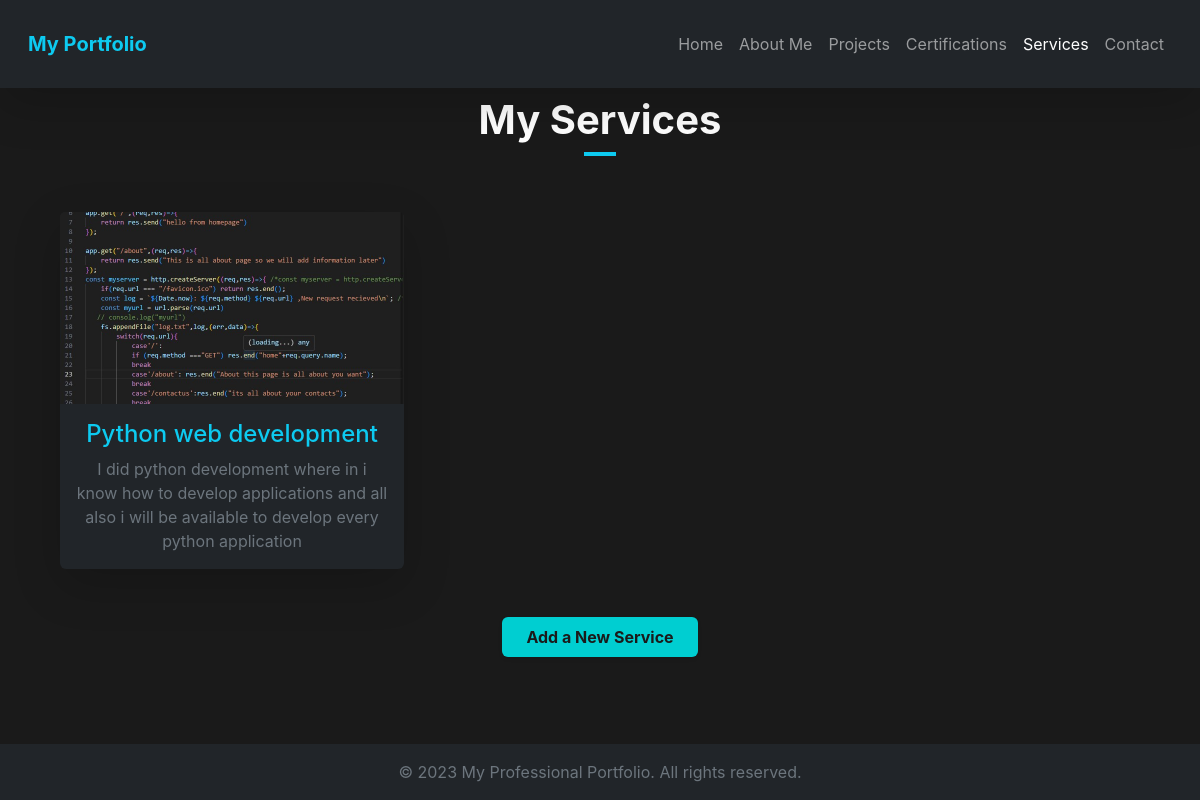
Page /services/ on the committed database.
### portapp/models.py (models this page shows, shortened)
class Service(models.Model):
    title = models.CharField(max_length=200)
    description = models.TextField()
    image = models.ImageField(upload_to='services/', blank=True, null=True)

### portapp/views.py (the view)
# urls.py: path('services/', views.services, name='services'),
def services(request):
    if request.method == 'POST':
        form = ServiceForm(request.POST, request.FILES)
        if form.is_valid():
            form.save()
            return redirect('services')
    else:
        form = ServiceForm()
    services_list = Service.objects.all()
    return render(request, 'portapp/services.html', {'services': services_list, 'form': form})

### portapp/templates/portapp/services.html (shortened to what this page needs)
{% load static %}
<!DOCTYPE html>
<html lang="en">
<head>
    <link href="https://cdn.jsdelivr.net/npm/bootstrap@5.3.2/dist/css/bootstrap.min.css" rel="stylesheet"
        xintegrity="sha384-T3c6CoIi6uLrA9TneNEoa7RxnatzjcDSCmG1MXxSR1GAsXEV/Dwwykc2MPK8M2HN">
</head>
<body class="d-flex flex-column min-vh-100 pt-5">
    <header class="bg-dark text-white p-3 header-fixed shadow-lg">
        <nav class="navbar navbar-expand-lg navbar-dark bg-dark">
            <div class="container-fluid">
                <a class="navbar-brand text-info fw-bold" href="#">My Portfolio</a>
                <div class="collapse navbar-collapse" id="navbarNav">
                    <ul class="navbar-nav ms-auto mb-2 mb-lg-0">
                        <li class="nav-item"><a class="nav-link" href="{% url 'index' %}">Home</a></li>
                        <li class="nav-item"><a class="nav-link" href="{% url 'aboutus' %}">About Me</a></li>
                        <li class="nav-item"><a class="nav-link" href="{% url 'projects' %}">Projects</a></li>
                        <li class="nav-item"><a class="nav-link" href="{% url 'certifications' %}">Certifications</a></li>
                        <li class="nav-item"><a class="nav-link active" href="{% url 'services' %}">Services</a></li>
                        <li class="nav-item"><a class="nav-link" href="{% url 'contactus' %}">Contact</a></li>
                    </ul>
                </div>
            </div>
        </nav>
    </header>
    <main class="flex-grow-1 p-5">
        <div class="container text-center">
            <div id="services-display">
                <h1 class="text-white fw-bold">My Services</h1>
                <div class="bg-info" style="width: 2rem; height: 0.25rem; margin: 0.5rem auto 2rem;"></div>
                {% if services %}
                <div class="row g-4 mt-4">
                    {% for service in services %}
                    <div class="col-12 col-md-6 col-lg-4">
                        <div class="card bg-dark text-white h-100 shadow-lg border-0">
                            {% if service.image %}
                            <img src="{{ service.image.url }}" alt="{{ service.title }}" class="card-img-top"
                                style="height: 12rem; object-fit: cover;">
                            {% endif %}
                            <div class="card-body">
                                <h2 class="card-title h4 text-info">{{ service.title }}</h2>
                                <p class="card-text text-secondary">{{ service.description }}</p>
                            </div>
                        </div>
                    </div>
                    {% endfor %}
                </div>
                {% else %}
                <p class="mt-4 text-secondary">No services have been added yet.</p>
                {% endif %}
                <div class="d-flex justify-content-center mt-5">
                    <button id="show-form-button" class="btn btn-custom fw-bold px-4 py-2 shadow-sm">
                        Add a New Service
                    </button>
                </div>
            </div>
        </div>
    </main>
    <footer class="bg-dark text-secondary text-center p-3 mt-auto">
        &copy; 2023 My Professional Portfolio. All rights reserved.
    </footer>
</body>
</html>

### portapp/templates/portapp/services.html (style rules this page uses)
body { font-family: 'Inter', sans-serif; background-color: #1a1a1a; color: #f8f9fa; }
.header-fixed { position: fixed; top: 0; left: 0; right: 0; z-index: 1020; }
.btn-custom { background-color: #00CED1; color: #1a1a1a; border: none; transition: background-color 0.3s ease, color 0.3s ease; }

### rows in the picture
Service: image (picture), title "Python web development", description "I did python development where in i know how to develop applications and all also i will be available to develop every python application"
